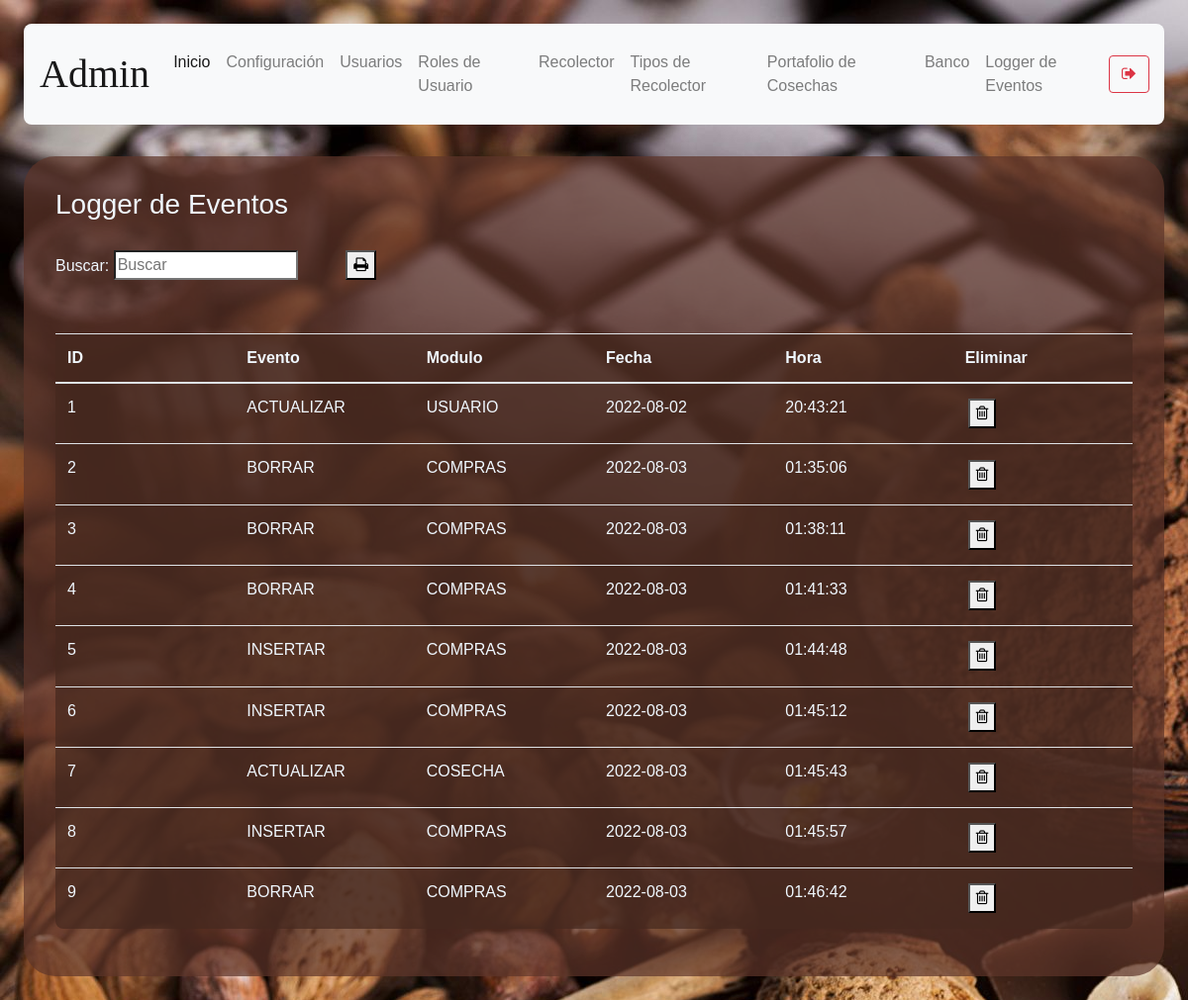
The app's page /logger (signed in), older data.
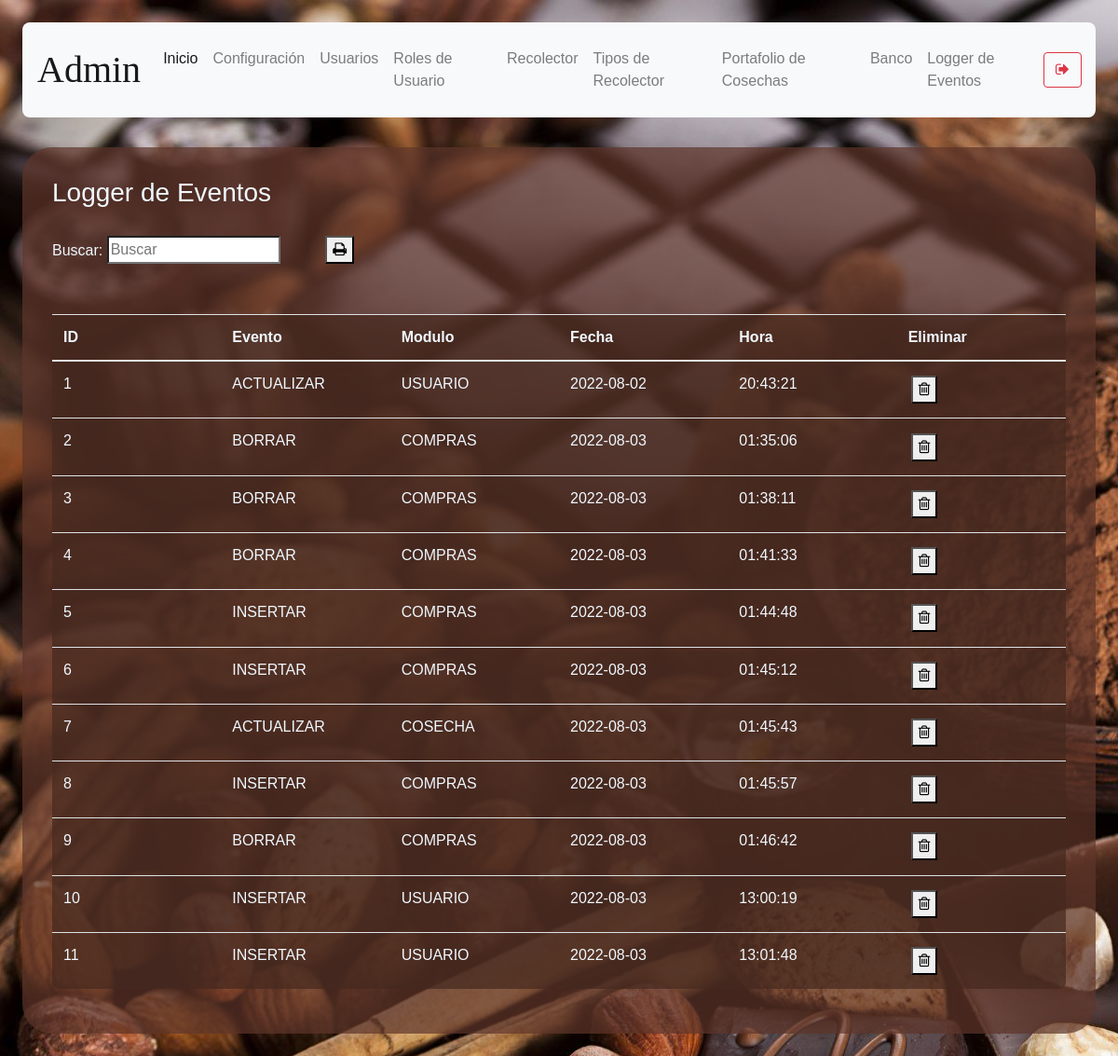
The same page, newer data.
### models/logger.py (models this page shows, shortened)
class Logger(db.Model):
    __tablename__ = 'logger'
    id = db.Column( db.Integer, primary_key = True )
    event = db.Column(db.String(50), nullable = False)
    module = db.Column(db.String(50), nullable = False)
    date = db.Column( db.Date, nullable=False, default= strftime("%Y-%m-%d", gmtime() ) )
    time = db.Column( db.String(20), nullable=False, default= strftime("%H:%M:%S", gmtime() ) )

### routes/logger.py (the view)
@logg.route('/logger')
def index():
    if( not verify_permissions(session, User, allowed_rols) ):
        return redirect(url_for('auth.index'))
    registers = Logger.query.all()
    if 'management-status' not in session:
        return render_template('logger.html', status="",\
            registers = registers)
    status = session['management-status']
    session.pop('management-status', None)
    return render_template("logger.html", registers=registers)

### models/user.py (called while the page is built)
    def get_user_rol_by_username( self, username ):
        user_rol_id = User.query.filter_by(username = username).first().user_rol_id
        user_rol = User_rol.query.get(user_rol_id).description
        return user_rol

### utils/functions.py (called while the page is built)
def verify_permissions(session, User, allowed=['admin']):
    return 'username' in session and \
    ( allowed == 'all' or User.get_user_rol_by_username(User, session['username']) in allowed)

### templates/logger.html (shortened to what this page needs)
{% extends 'base.html' %}
{% block content %}
<h3>Logger de Eventos</h3>
<p>
    Buscar: <input id ="search-bar" onkeyup="searchEngine()" type="search" name="busqueda" placeholder="Buscar">
    <button><a onclick="javascript:generatePDF('miTabla');"><i class="fa fa-print" aria-hidden="true"></i></a></button>
</p>
<table class="table content-table fixed-table" id="miTabla">
    <thead>
        <th>ID</th>
        <th>Evento</th>
        <th>Modulo</th>
        <th>Fecha</th>
        <th>Hora</th>
        <th>Eliminar</th>
    </thead>
    <tbody id = table-body-data>
    {% for register in registers %}
    <tr>
        <td>{{ register.id }}</td>
        <td>{{ register.event }}</td>
        <td>{{ register.module }}</td>
        <td>{{ register.date }}</td>
        <td>{{ register.time }}</td>
        <td><button onclick='deleteConfirm( {{register.id}}, "Logger" )'><i class="fa fa-trash-o" aria-hidden="true"></i></button></td>
    </tr>
    {% endfor %}
    </tbody>
</table>
{% endblock %}

Row changes from the older to the newer data that the page shows:
added Logger: id "10", event "INSERTAR", module "USUARIO", date "2022-08-03", time "13:00:19"
added Logger: id "11", event "INSERTAR", module "USUARIO", date "2022-08-03", time "13:01:48"
